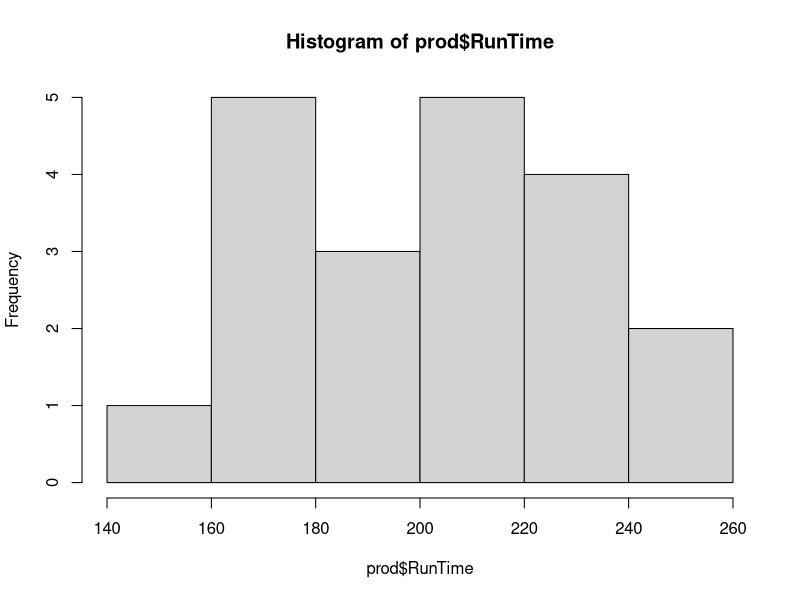
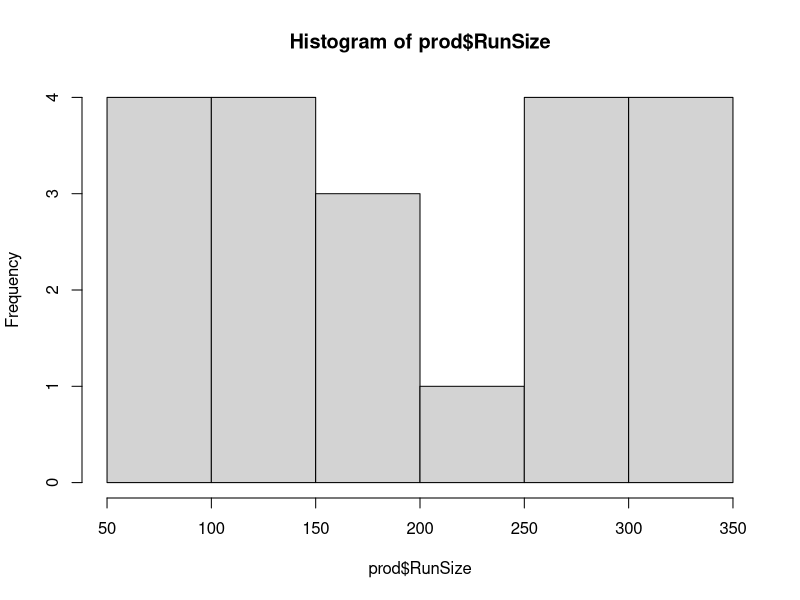
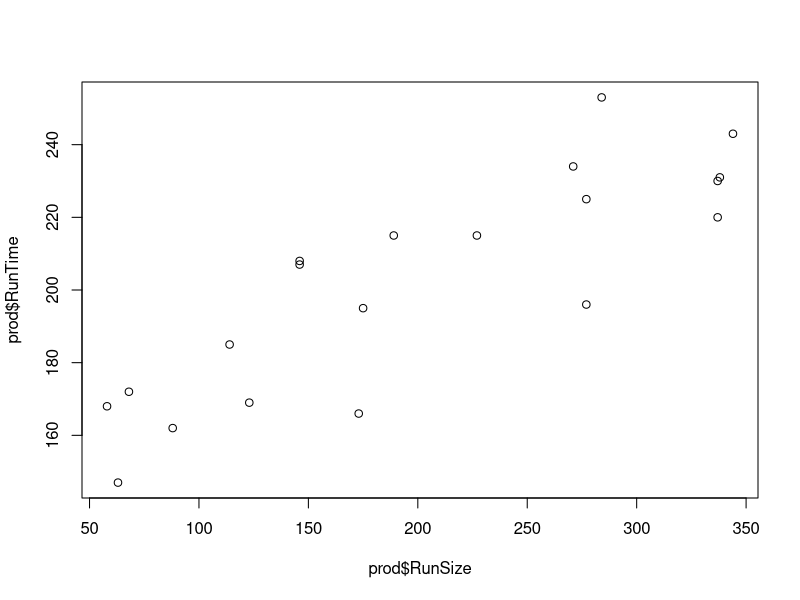
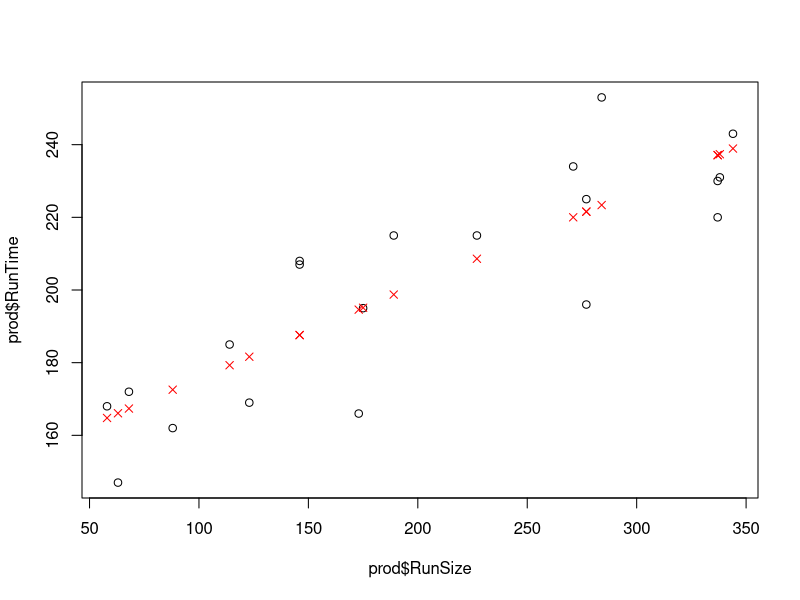

R code for these plots, in order:
## ---- chunk 1
# read data into R. 
prod = read.table("production.txt", header= TRUE)
# Use function View(prod) or head(prod) to see if the data has been imported successfully. 
#View(prod)
head(prod)
# Advanced: can you try importing data using "read.csv( )" instead of "read.table( )":
csv_type = read.csv("production.txt", header = TRUE, sep = "\t")
#View(csv_type)
head(csv_type)
## ---- chunk 2
# explore data using summary()
summary(prod)

## ---- chunk 3
# explore the data with histograms
# Hint: use hist() for histograms
hist(prod$RunTime)
hist(prod$RunSize)
## ---- chunk 4
# explore data with scatterplot
# Hint: use plot( )
plot(x = prod$RunSize, y = prod$RunTime)
## ---- chunk 5
# fit a linear regression model
# Hint: use lm( ). Don't forget to save the model to a variable called "mod"
mod = lm( prod$RunTime ~ prod$RunSize )
## ---- chunk 6
# apply summary( ) to your model
summary(mod)
## ---- chunk 7
# Print out the observed RunTime
# prod$RunTime 
# Print out the observed RunTime
# Hint: Use mod$fitted.values OR use predict(mod)
prod$RunTime
predict(mod)

## ---- chunk 8
# Hint: first draw a scatterplot of the data
plot(x = prod$RunSize, y = prod$RunTime)
# Next add the fitted values
points(predict(mod) ~ prod$RunSize, col = 'red', pch = 4)
## ---- chunk 9
 x = prod$RunSize
 y = prod$RunTime
 xbar = mean(x)
 ybar = mean(y)
 
 beta1_hat = sum((x-xbar)*(y-ybar)) / sum((x-xbar)^2)
 beta1_hat
 beta0_hat = ybar - beta1_hat*xbar
 beta0_hat
